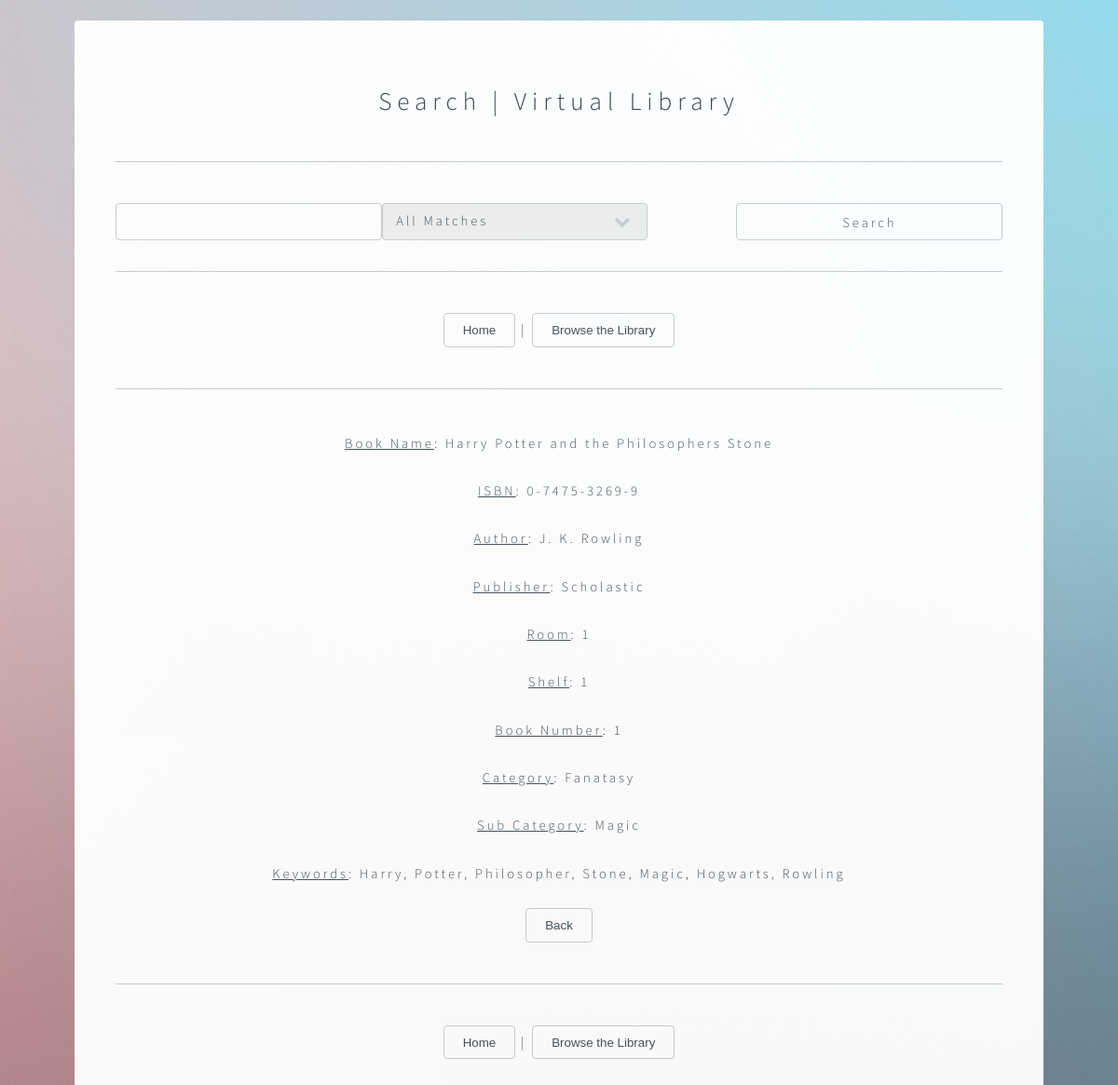
The page /showRecord.php?BookID=1 on the database its author committed.
### tables this page shows
CREATE TABLE IF NOT EXISTS `books` (
  `BookID` int(9) NOT NULL AUTO_INCREMENT,
  `BookName` varchar(200) DEFAULT NULL,
  `ISBN` varchar(30) DEFAULT NULL,
  `Author` varchar(120) DEFAULT NULL,
  `Publisher` varchar(200) DEFAULT NULL,
  `Room` varchar(100) DEFAULT NULL,
  `Shelf` varchar(100) DEFAULT NULL,
  `BookNumber` varchar(100) DEFAULT NULL,
  `Category` varchar(120) DEFAULT NULL,
  `SubCategory` varchar(120) DEFAULT NULL,
  `Keywords` varchar(200) DEFAULT NULL,
  PRIMARY KEY (`BookID`)
);

### showRecord.php (the view, shortened to what this page needs)
<?php
require 'functions.php';
?>
<!DOCTYPE HTML>
<html>
	<head>
		<link rel="stylesheet" href="assets/css/main.css" />
	</head>
	<body class="is-preload">
		<div id="wrapper">
			<section id="main">
				<header>
					<h1>Search | Virtual Library</h1>
					<hr />
				</header>
				<form action="search.php" method="GET">
					<input class="LInputStyle" type="text" name="s" value="">
						<select class="LInputStyle" name="searchBy">
							<option value="all">All Matches</option>
						</select>
					<input class="RInputStyle" type="submit" value="Search">
				</form>
					<br />
					<hr />
					<a href="index.php"><button>Home</button></a> | <a href="browse.php"><button>Browse the Library</button></a>
					<hr />
					<?php
						if($_GET['BookID'] == null || $_GET['BookID'] == ""){
							echo "Oops, please enter something to search.";
						} else {
							$BookID = filter_var($_GET['BookID'],FILTER_SANITIZE_STRING);
							$sql = "SELECT * FROM `books` WHERE `BookID` LIKE '{$BookID}'";
							$stm = $con->prepare($sql);
							$stm->execute();
							$books = $stm->fetchAll();
							foreach ($books as $row) {
								echo "<p><u>Book Name</u>: " . $row['BookName'] . "</p>";
								echo "<p><u>ISBN</u>: " . $row['ISBN'] . "</p>";
								echo "<p><u>Author</u>: " . $row['Author'] . "</p>";
								echo "<p><u>Publisher</u>: " . $row['Publisher'] . "</p>";
								echo "<p><u>Room</u>: " . $row['Room'] . "</p>";
								echo "<p><u>Shelf</u>: " . $row['Shelf'] . "</p>";
								echo "<p><u>Book Number</u>: " . $row['BookNumber'] . "</p>";
								echo "<p><u>Category</u>: " . $row['Category'] . "</p>";
								echo "<p><u>Sub Category</u>: " . $row['SubCategory'] . "</p>";
								echo "<p><u>Keywords</u>: " . $row['Keywords'] . "</p>";
							};
						};
					?>
					<button onclick="window.history.back()">Back</button>
						<hr />
						<a href="index.php"><button>Home</button></a> | <a href="browse.php"><button>Browse the Library</button></a>
				</section>
			</div>
	</body>
</html>

### rows shown on the page
books: BookName "Harry Potter and the Philosophers Stone", ISBN "0-7475-3269-9", Author "J. K. Rowling", Publisher "Scholastic", Room "1", Shelf "1", BookNumber "1", Category "Fanatasy", SubCategory "Magic", Keywords "Harry, Potter, Philosopher, Stone, Magic, Hogwarts, Rowling"
